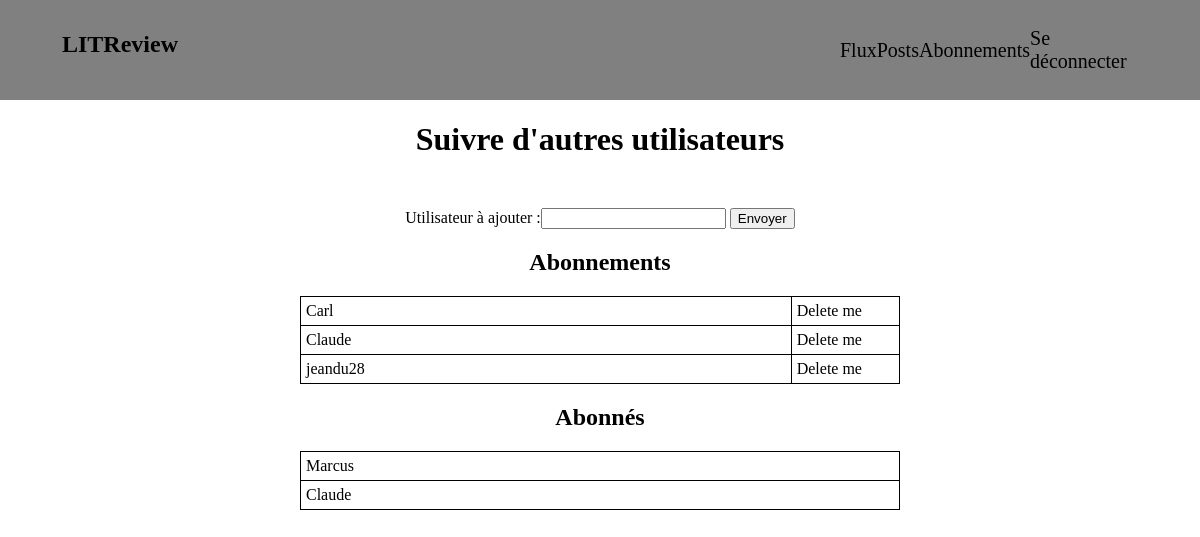
/followed/ (signed in), run on an earlier commit of the app's database.
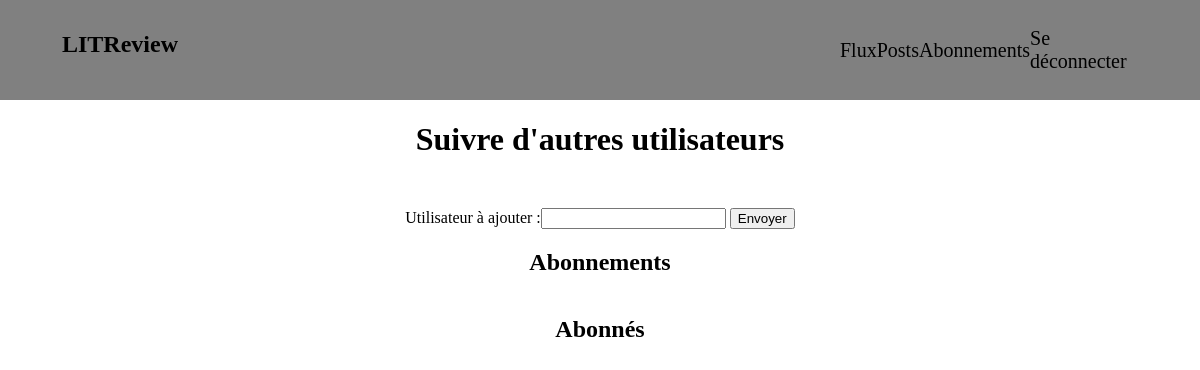
And on a later commit of the database.
### posts/models.py (models this page shows, shortened)
class UserFollows(models.Model):
    user = models.ForeignKey(to=settings.AUTH_USER_MODEL,on_delete=models.CASCADE,related_name='following')
    followed_user = models.ForeignKey(to=settings.AUTH_USER_MODEL,on_delete=models.CASCADE,related_name='followed_by')
    class Meta:
        unique_together = ('user', 'followed_user', )

### posts/views.py (the view, shortened to what this page needs)
# urls.py: path('followed/',follow,name = 'abonnements'),
def follow(request):
    context = {}
    form = UserForm()
    result_abonnements = []
    result_abonnés = []
    users = User.objects.all()
    for userfollow in UserFollows.objects.all():
        if request.user.id == userfollow.followed_user_id:
            userfollow.username = userfollow.user_id
            result_abonnés.append(userfollow)
        if userfollow.user_id == request.user.id:
            userfollow.username = userfollow.followed_user_id
            result_abonnements.append(userfollow)
    for user in users:
        for abo in result_abonnés:
            if abo.username == user.id:
                abo.username = user.username
        for abonne in result_abonnements:
            if abonne.username == user.id:
                abonne.username = user.username
    context['abonnements'] = result_abonnements
    context['abonnés'] = result_abonnés
    context['form'] = form
    return render(request, "followed.html",context)

### posts/forms.py
class UserForm(forms.Form):
    users = User.objects.all()
    user_to_follow = forms.CharField(label='Utilisateur à ajouter')

### utilisateurs/templates/followed.html (shortened to what this page needs)
{% extends 'base.html' %}
{% load static %}
{% block title %}
<h1>Suivre d'autres utilisateurs</h1>
{% endblock %}
{% block content %}
<link rel="stylesheet" href="{% static 'css/followed.css' %}">
<div class="content">
    <form method="POST" id="form">
        {{ form }}
        <input type="submit" value="Envoyer">
    </form>
    <h2>Abonnements</h2>
    <table class="tableau_abonnements">
    {% for abonnement in abonnements %}
        <tr>
            <td>{{abonnement.username}}</td>
            <td><a href="/delete/{{abonnement.id}}">Delete me</a></td>
        </tr>
    {% endfor %}
    </table>
    <h2>Abonnés</h2>
    <table class="tableau_abonnés">
    {% for abonné in abonnés %}
       <tr>
            <td>{{abonné.username}}</td>
        </tr>
    {% endfor %}
        </table>
</div>
{% endblock %}

### templates/base.html (shortened to what this page needs)
<!DOCTYPE html>
{% load static %}
<html lang="en">
<head>
    <div id="rectangle">
        <link rel="stylesheet" href="{% static 'css/base.css' %}">
        <h2 id="title">LITReview</h2>
    <nav>
          <ul class="menu">
              {% if user.is_authenticated %}
            <li><a href="/home">Flux</a></li>
            <li><a href="/posts">Posts</a></li>
            <li><a href="/followed">Abonnements</a></li>
              <li><a href="/logout">Se déconnecter</a></li>
              {% endif %}
          </ul>
    </nav>
    </div>
    <div id="page_title">
        {% block title %}
        {% endblock %}
    </div>
</head>
<body>
    {% block content %}
    {% endblock %}
</body>
</html>

### posts/static/css/base.css (style rules this page uses)
html { margin : 0; }
body { margin : 0; }
#rectangle { width: 100%; background-color:grey; height: 100px; display : flex; margin : 0; }
nav { margin : auto; width:50%; }
#rectangle ul { display : flex; margin-left:500px; }
#rectangle li { display: inline-block; font-size : 20px; margin : auto; }
a:link { color : black; background-color: transparent; text-decoration: none; }
#title { position: absolute; top : 3%; left: 10%; transform: translate(-50%, -50%); }
#page_title { text-align : center; }

### posts/static/css/followed.css (style rules this page uses)
.content { margin: 0 auto; display : flex; flex-direction : column; justify-content: space-around; width : 50%; margin-top : 50px; align-items:center; }

What changed in the data, as far as the page shows it:
removed UserFollows: username "Carl", shown under "Abonnements"
removed UserFollows: username "Claude", shown under "Abonnements"
removed UserFollows: username "jeandu28", shown under "Abonnements"
removed UserFollows: username "Marcus", shown under "Abonnés"
removed UserFollows: username "Claude", shown under "Abonnés"
